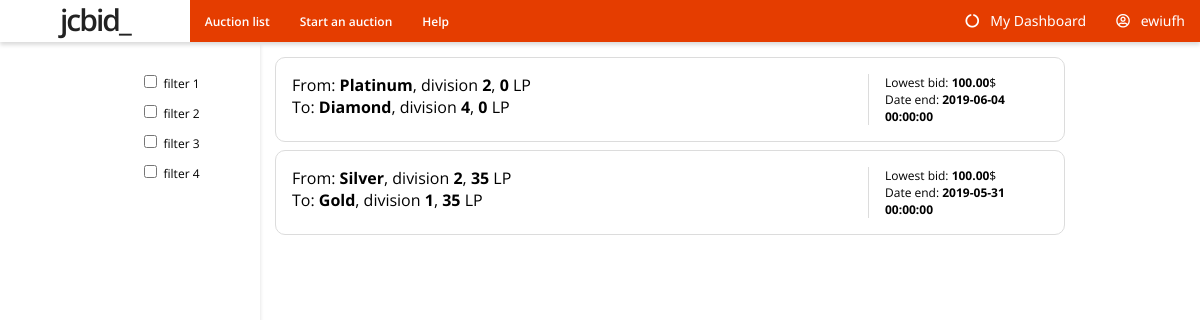
Page /view/index.php (signed in) on the committed database.
### tables this page shows
CREATE TABLE `auctions` (
  `id` bigint(20) UNSIGNED NOT NULL,
  `fromleague` text NOT NULL,
  `toleague` text NOT NULL,
  `fromdiv` int(11) NOT NULL,
  `todiv` int(11) NOT NULL,
  `fromlp` int(11) NOT NULL,
  `tolp` int(11) NOT NULL,
  `authorid` int(11) NOT NULL,
  `datestart` datetime DEFAULT NULL,
  `dateend` datetime DEFAULT NULL,
  `lowestbid` decimal(10,2) NOT NULL DEFAULT '100.00'
);

### control/fetch.php (called while the page is built, shortened)
<?php
	$stmt = $pdo->prepare("SELECT * FROM auctions");
	$stmt->execute();
	$arr = $stmt->fetchAll(PDO::FETCH_ASSOC);
?>

### view/index.php (the view)
<?php
require('../control/database.php');
?>
<!doctype html>
<body>
  <?php
	require('head.php');
  	require('nav.php');
   ?>
<div class="down">
	<div class="sidebar">
		<div class="filter">
			<label><input type="checkbox"> filter 1</label>
		</div>
		<div class="filter">
			<label><input type="checkbox"> filter 2</label>
		</div>
		<div class="filter">
			<label><input type="checkbox"> filter 3</label>
		</div>
		<div class="filter">
			<label><input type="checkbox"> filter 4</label>
		</div>
	</div>
	<div class="display">
		<?php require('../control/fetch.php');
		foreach ($arr as $auct) {
			$auct[fromleague]=ucfirst($auct[fromleague]);
			$auct[toleague]=ucfirst($auct[toleague]);
			echo "<a class='offer' href='auction.php'>";
			echo "<div>From: <b>$auct[fromleague]</b>, division <b>$auct[fromdiv]</b>, <b>$auct[tolp]</b> LP<br>To: <b>$auct[toleague]</b>, division <b>$auct[todiv]</b>, <b>$auct[tolp]</b> LP</div>";
			echo "<div class='offerright'>Lowest bid: <b>$auct[lowestbid]</b>$<br>Date end: <b>$auct[dateend]</b></div>";
			echo "</a>";
		}
		?>
	</div>
</div>
</body>
</html>

### css/main.css (style rules this page uses)
html { height: 100%; }
body { height: 100%; padding:0px; margin:0px; font-family: 'Open Sans', sans-serif; }
body > div { transition:all 0.3s ease; }
a { text-decoration: none; color: inherit; }
.down { position: relative; top:42px; height: calc(100% - 42px); max-width:960px; margin: 0 auto; clear: both; display: grid; grid-template-columns: 140px auto; }
.sidebar { z-index: 1; font-family:; padding:1.7em; font-size:12px; border: solid 0 1px 0 0 #DCDCDC; box-shadow: 2px 0px 4px -2px #DCDCDC; }
.display { clear:both; margin:15px; display:grid; height:0px; grid-gap: 0.5em; }
.offer { display:grid; grid-template-columns: auto 180px; position: relative; padding: 1em; -webkit-border-radius: 10px; -moz-border-radius: 10px; border: solid 1px #DCDCDC; border-radius: 10px; }
.offerright { border-left: solid 1px #DCDCDC; padding-left: 16px; font-size:12px; }
.filter { margin-top:10px; }

### rows in the picture
auctions: auct "Platinum", fromdiv "2", tolp "0", auct "Diamond", todiv "4", lowestbid "100.00", dateend "2019-06-04 00:00:00"
auctions: auct "Silver", fromdiv "2", tolp "35", auct "Gold", todiv "1", lowestbid "100.00", dateend "2019-05-31 00:00:00"

### other values in the picture
$currentuser "ewiufh"
